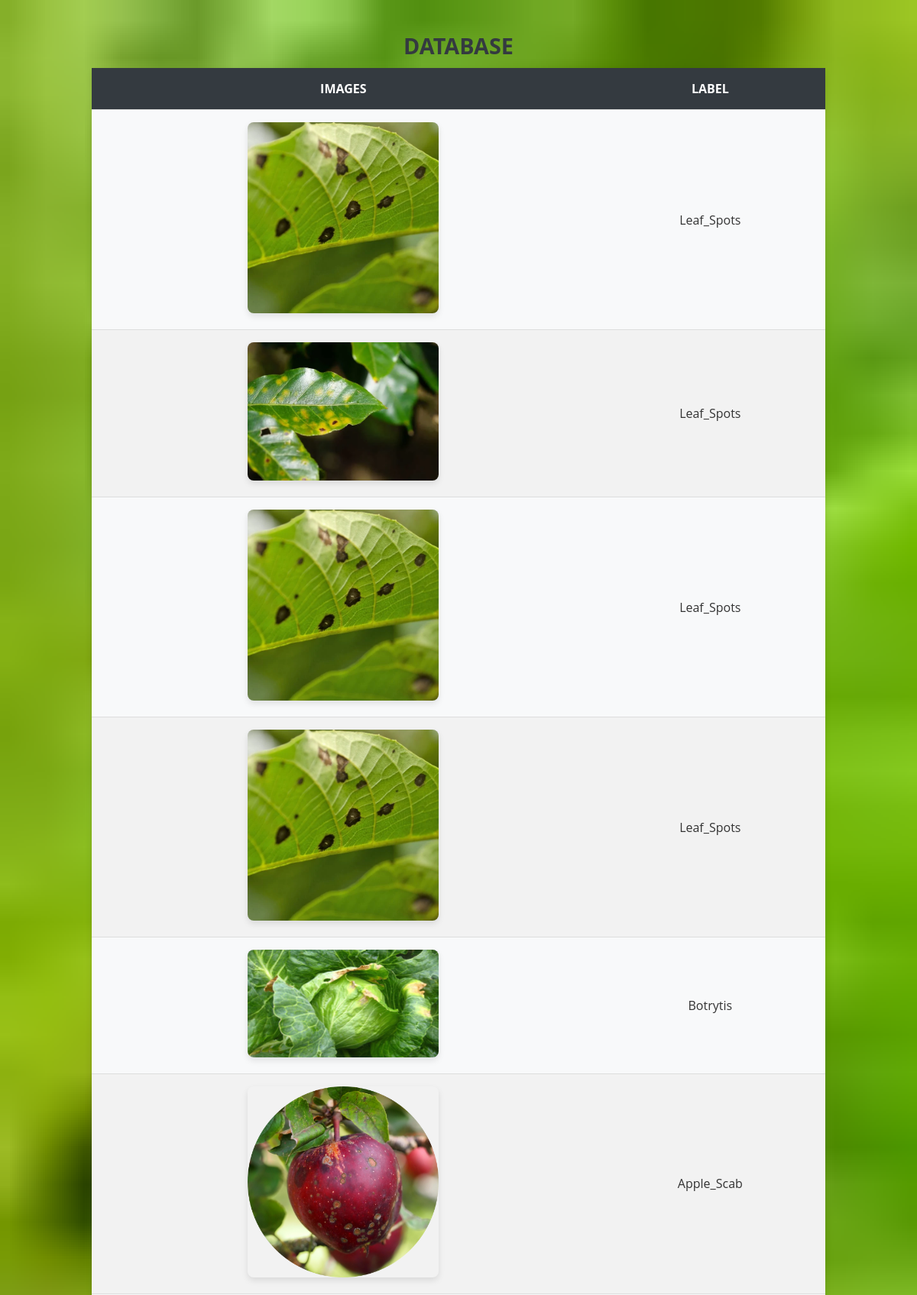
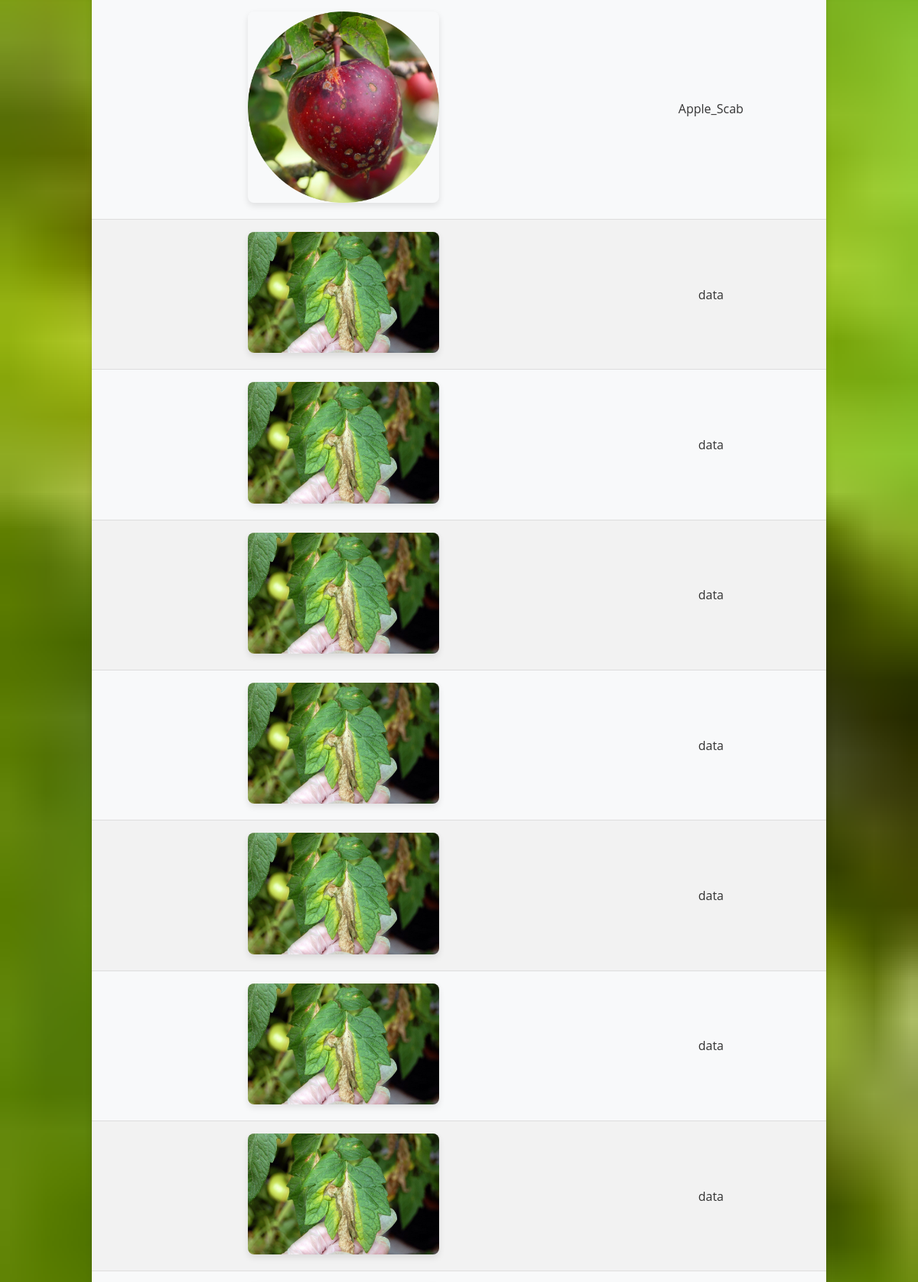
The page /model_db (upper part) on the database its author committed (2 pictures, top to bottom).
### users/models.py (models this page shows, shortened)
class UserImageModel(models.Model):
    image = models.ImageField(upload_to = 'predict/')
    label = models.CharField(max_length=255,default='data')

### users/views.py (the view)
# urls.py: path('model_db',views.model_db,name='model_db'),
def model_db(request):
    models = UserImageModel.objects.all()
    return render(request, 'app/model_db.html', {'models':models})

### users/templates/app/model_db.html (shortened to what this page needs)
{% block content %}
<!DOCTYPE html>
<html lang="en">
<head>
</head>
<body>
    <table>
        <caption>DATABASE</caption>
        <thead>
            <tr>
                <th scope="col">IMAGES</th>
                <th scope="col">LABEL</th>
            </tr>
        </thead>
        <tbody>
            {% for model in models %}
            <tr>
                <td class="image-cell"><img src="{{ model.image.url}}" alt="Image" ></td>
                <td>{{ model.label }}</td>
            </tr>
            {% endfor %}
        </tbody>
    </table>
</body>
{% endblock content %}

### users/templates/app/model_db.html (style rules this page uses)
body { background-size: cover; font-family: 'Open Sans', Arial, sans-serif; margin: 0; padding: 0; color: #333; }
table { width: 80%; margin: 30px auto; border-collapse: collapse; background-color: #f8f9fa; border-radius: 8px; overflow: hidden; box-shadow: 0 4px 8px rgba(0, 0, 0, 0.1); }
caption { font-size: 1.8em; margin: 10px 0; font-weight: bold; color: #343a40; }
thead tr { background-color: #343a40; color: white; }
td, th { padding: 16px; text-align: center; border-bottom: 1px solid #ddd; }
tbody tr:nth-child(even) { background-color: #f2f2f2; }
.image-cell img { max-width: 250px; height: auto; border-radius: 8px; box-shadow: 0 4px 8px rgba(0, 0, 0, 0.1); }

### rows shown on the page
UserImageModel: image (picture), label "Leaf_Spots"
UserImageModel: image (picture), label "Leaf_Spots"
UserImageModel: image (picture), label "Leaf_Spots"
UserImageModel: image (picture), label "Leaf_Spots"
UserImageModel: image (picture), label "Botrytis"
UserImageModel: image (picture), label "Apple_Scab"
UserImageModel: image (picture), label "Apple_Scab"
UserImageModel: image (picture), label "data"
UserImageModel: image (picture), label "data"
UserImageModel: image (picture), label "data"
UserImageModel: image (picture), label "data"
UserImageModel: image (picture), label "data"
UserImageModel: image (picture), label "data"
UserImageModel: image (picture), label "data"
